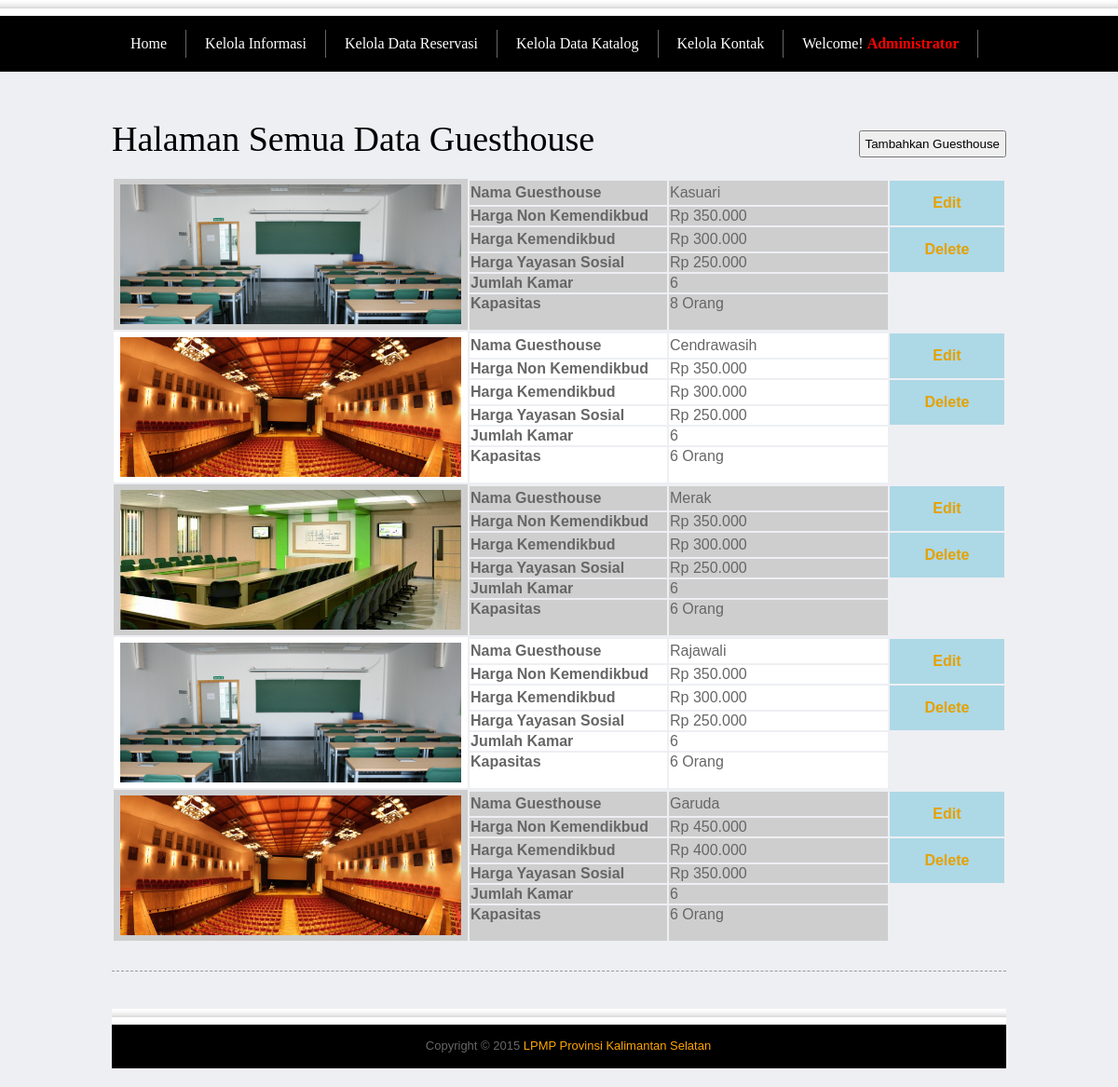
The page /index.php?page=adminfasilitas&kode=1 (signed in) on the database its author committed.
### tables this page shows
CREATE TABLE `rb_kategori` (
  `kode_kategori` int(5) NOT NULL,
  `nama_kategori` varchar(150) NOT NULL
);

CREATE TABLE `rb_fasilitas` (
  `kode_fasilitas` int(3) NOT NULL,
  `kode_kategori` int(5) NOT NULL,
  `nama_fasilitas` varchar(15) NOT NULL,
  `hrg_nonkemendikbud` int(11) NOT NULL,
  `hrg_kemendikbud` int(11) NOT NULL,
  `hrg_yayasansosial` int(11) NOT NULL,
  `jml_kmr` int(3) NOT NULL,
  `kapasitas` int(3) NOT NULL,
  `namafoto` varchar(50) NOT NULL
);

### middle.php (the view, shortened to what this page needs)
<?php
function format_rupiah($angka){
  $rupiah=number_format($angka,0,',','.');
  return $rupiah;
}
if ($_GET[page]==''){
         include "slide.php"; ?>
            <h3 style='line-height:30px;'>Selamat Datang <?php echo "<b style='color:red'>$_SESSION[nama_lengkap]</b>"; ?> di System Informasi Penyewaan Fasilitas Gedung Lembaga Penjaminan Mutu Pendidikan (LPMP) Provinsi Kalimantan Selatan</h3>
      		<p>Silahkan Melakukan Pendaftaran Terlebih dahulu sebelum melakukan Pemesanan atau Penyewaan Fasilitas Gedung Lembaga Penjaminan Mutu Pendidikan (LPMP) Provinsi Kalimantan Selatan</p>
      <div class="cleaner"></div>
<?php
}elseif ($_GET[page]=='infopendaftaran'){
$i2 = mysql_fetch_array(mysql_query("SELECT * FROM rb_halaman where kd_halaman='1'"));
	echo "<h2>$i2[judul_halaman]</h2>
          <p>".nl2br($i2[isi_halaman])."</p>";
}elseif ($_GET[page]=='inforeservasi'){
$i2 = mysql_fetch_array(mysql_query("SELECT * FROM rb_halaman where kd_halaman='2'"));
	echo "<h2>$i2[judul_halaman]</h2>
          <p>".nl2br($i2[isi_halaman])."</p>";
}elseif ($_GET[page]=='adminfasilitas'){
	$kat = mysql_fetch_array(mysql_query("SELECT * FROM rb_kategori where kode_kategori='$_GET[kode]'"));
	echo "<h2>Halaman Semua Data $kat[nama_kategori]
		  <a href='index.php?page=tambahfasilitas&kode=$_GET[kode]'><input style='float:right; padding:5px' type='button' value='Tambahkan $kat[nama_kategori]'></a></h2>
		  <table width=100%>";
	$fasilitas = mysql_query("SELECT * FROM rb_fasilitas where kode_kategori='$_GET[kode]' ORDER BY kode_fasilitas DESC");
	$no = 1;
	while ($g = mysql_fetch_array($fasilitas)){
	if ($no % 2 == 1){
		$warna = '#cecece';
	}else{
		$warna = '#ffffff';
	}
		echo "<tr bgcolor=$warna><td rowspan='7' width=40% align=center><img style='width:97%; height:150px; border-radius:5px; padding:5px; 0px 5px 0px'src='foto/$g[namafoto]'></td></tr>
				<tr bgcolor=$warna><td width=210px><b>Nama $kat[nama_kategori]</b></td>		<td>$g[nama_fasilitas]</td>
								   <td bgcolor=lightblue rowspan='2' align=center><a href='index.php?page=editfasilitas&kode=$_GET[kode]&id=$g[kode_fasilitas]'><b>Edit</b></a></td></tr>
				<tr bgcolor=$warna><td><b>Harga Non Kemendikbud</b></td>	<td>Rp ".format_rupiah($g[hrg_nonkemendikbud])."</td></tr>
				<tr bgcolor=$warna><td><b>Harga Kemendikbud</b></td>		<td>Rp ".format_rupiah($g[hrg_kemendikbud])."</td>
									<td bgcolor=lightblue rowspan='2' align=center><a href='index.php?page=adminfasilitas&kode=$_GET[kode]&hapus=1&id=$g[kode_fasilitas]'><b>Delete</b></a></td></tr>
				<tr bgcolor=$warna><td><b>Harga Yayasan Sosial</b></td>	<td>Rp ".format_rupiah($g[hrg_yayasansosial])."</td></tr>
				<tr bgcolor=$warna><td><b>Jumlah Kamar</b></td>			<td>$g[jml_kmr]</td></tr>
				<tr bgcolor=$warna><td valign=top><b>Kapasitas</b></td>				<td>$g[kapasitas] Orang <br><br></td></tr>";
		$no++;
	}
		echo "</table>";
}
?>

### css/style.css (style rules this page uses)
body { margin: 0; padding: 0; color: #666; font-family: Tahoma, Geneva, sans-serif; font-size: 13px; line-height: 1.5em; background-color: #eeeff3; background-repeat: repeat-x; background-position: top }
#home { background-image: url(../images/footer.png); }
a, a:link, a:visited { color: #e5a100; font-weight: normal; text-decoration: none; }
img { border: none; }
h1, h2, h3, h4, h5, h6 { color: #000; font-weight: normal; font-family: Georgia, "Times New Roman", Times, serif; }
h2 { font-size: 38px; margin: 0 0 25px; padding: 5px 0; }

### rows shown on the page
rb_kategori: nama_kategori "Guesthouse", nama_kategori "Tambahkan Guesthouse"
rb_fasilitas: namafoto (picture), kode_kategori.nama_kategori "Guesthouse", nama_fasilitas "Kasuari", hrg_nonkemendikbud "350.000", hrg_kemendikbud "300.000", hrg_yayasansosial "250.000", jml_kmr "6", kapasitas "8"
rb_fasilitas: namafoto (picture), kode_kategori.nama_kategori "Guesthouse", nama_fasilitas "Cendrawasih", hrg_nonkemendikbud "350.000", hrg_kemendikbud "300.000", hrg_yayasansosial "250.000", jml_kmr "6", kapasitas "6"
rb_fasilitas: namafoto (picture), kode_kategori.nama_kategori "Guesthouse", nama_fasilitas "Merak", hrg_nonkemendikbud "350.000", hrg_kemendikbud "300.000", hrg_yayasansosial "250.000", jml_kmr "6", kapasitas "6"
rb_fasilitas: namafoto (picture), kode_kategori.nama_kategori "Guesthouse", nama_fasilitas "Rajawali", hrg_nonkemendikbud "350.000", hrg_kemendikbud "300.000", hrg_yayasansosial "250.000", jml_kmr "6", kapasitas "6"
rb_fasilitas: namafoto (picture), kode_kategori.nama_kategori "Guesthouse", nama_fasilitas "Garuda", hrg_nonkemendikbud "450.000", hrg_kemendikbud "400.000", hrg_yayasansosial "350.000", jml_kmr "6", kapasitas "6"

### other values the page prints
$pecah[0] "Administrator"
